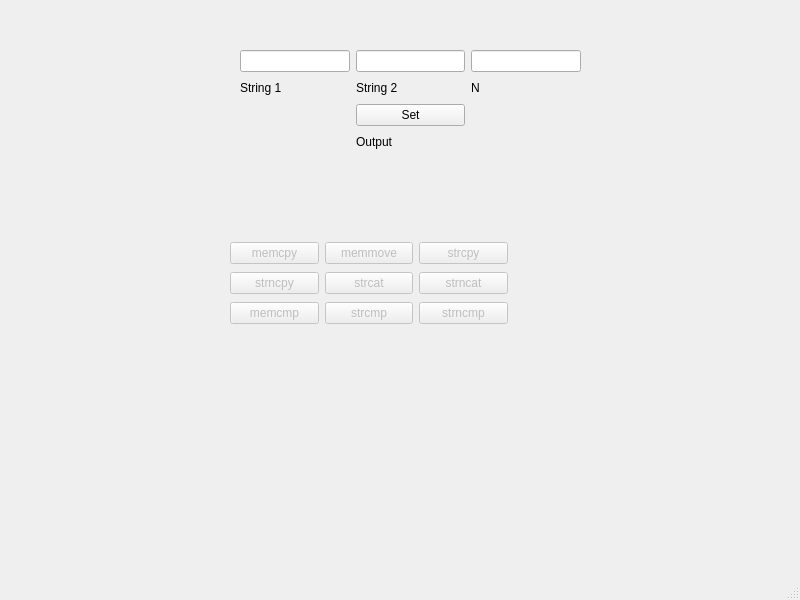
<?xml version="1.0" encoding="UTF-8"?>
<ui version="4.0">
 <class>MainWindow</class>
 <widget class="QMainWindow" name="MainWindow">
  <property name="geometry">
   <rect>
    <x>0</x>
    <y>0</y>
    <width>800</width>
    <height>600</height>
   </rect>
  </property>
  <property name="windowTitle">
   <string>MainWindow</string>
  </property>
  <widget class="QWidget" name="centralwidget">
   <widget class="QWidget" name="gridLayoutWidget">
    <property name="geometry">
     <rect>
      <x>240</x>
      <y>50</y>
      <width>341</width>
      <height>127</height>
     </rect>
    </property>
    <layout class="QGridLayout" name="gridLayout">
     <item row="1" column="2">
      <widget class="QLabel" name="label_3">
       <property name="text">
        <string>N</string>
       </property>
      </widget>
     </item>
     <item row="0" column="0">
      <widget class="QLineEdit" name="input1"/>
     </item>
     <item row="0" column="1">
      <widget class="QLineEdit" name="input2"/>
     </item>
     <item row="0" column="2">
      <widget class="QLineEdit" name="input3">
       <property name="text">
        <string/>
       </property>
      </widget>
     </item>
     <item row="2" column="1">
      <widget class="QPushButton" name="set">
       <property name="text">
        <string>Set</string>
       </property>
      </widget>
     </item>
     <item row="1" column="1">
      <widget class="QLabel" name="label_2">
       <property name="text">
        <string>String 2</string>
       </property>
      </widget>
     </item>
     <item row="3" column="1">
      <widget class="QLabel" name="label_4">
       <property name="text">
        <string>Output</string>
       </property>
      </widget>
     </item>
     <item row="1" column="0">
      <widget class="QLabel" name="label">
       <property name="text">
        <string>String 1</string>
       </property>
      </widget>
     </item>
     <item row="4" column="0">
      <widget class="QLabel" name="output1">
       <property name="text">
        <string/>
       </property>
      </widget>
     </item>
     <item row="4" column="2">
      <widget class="QLabel" name="output2">
       <property name="text">
        <string/>
       </property>
      </widget>
     </item>
     <item row="4" column="1">
      <widget class="QLabel" name="output3">
       <property name="text">
        <string/>
       </property>
      </widget>
     </item>
    </layout>
   </widget>
   <widget class="QWidget" name="gridLayoutWidget_2">
    <property name="geometry">
     <rect>
      <x>230</x>
      <y>240</y>
      <width>278</width>
      <height>89</height>
     </rect>
    </property>
    <layout class="QGridLayout" name="gridLayout_2">
     <item row="0" column="0">
      <widget class="QPushButton" name="memcpy">
       <property name="enabled">
        <bool>false</bool>
       </property>
       <property name="text">
        <string>memcpy</string>
       </property>
      </widget>
     </item>
     <item row="0" column="1">
      <widget class="QPushButton" name="memmove">
       <property name="enabled">
        <bool>false</bool>
       </property>
       <property name="text">
        <string>memmove</string>
       </property>
      </widget>
     </item>
     <item row="1" column="0">
      <widget class="QPushButton" name="strncpy">
       <property name="enabled">
        <bool>false</bool>
       </property>
       <property name="text">
        <string>strncpy</string>
       </property>
      </widget>
     </item>
     <item row="1" column="1">
      <widget class="QPushButton" name="strcat">
       <property name="enabled">
        <bool>false</bool>
       </property>
       <property name="text">
        <string>strcat</string>
       </property>
      </widget>
     </item>
     <item row="1" column="2">
      <widget class="QPushButton" name="strncat">
       <property name="enabled">
        <bool>false</bool>
       </property>
       <property name="text">
        <string>strncat</string>
       </property>
      </widget>
     </item>
     <item row="0" column="2">
      <widget class="QPushButton" name="strcpy">
       <property name="enabled">
        <bool>false</bool>
       </property>
       <property name="text">
        <string>strcpy</string>
       </property>
      </widget>
     </item>
     <item row="2" column="0">
      <widget class="QPushButton" name="memcmp">
       <property name="enabled">
        <bool>false</bool>
       </property>
       <property name="text">
        <string>memcmp</string>
       </property>
      </widget>
     </item>
     <item row="2" column="1">
      <widget class="QPushButton" name="strcmp">
       <property name="enabled">
        <bool>false</bool>
       </property>
       <property name="text">
        <string>strcmp</string>
       </property>
      </widget>
     </item>
     <item row="2" column="2">
      <widget class="QPushButton" name="strncmp">
       <property name="enabled">
        <bool>false</bool>
       </property>
       <property name="text">
        <string>strncmp</string>
       </property>
      </widget>
     </item>
    </layout>
   </widget>
  </widget>
  <widget class="QMenuBar" name="menubar">
   <property name="geometry">
    <rect>
     <x>0</x>
     <y>0</y>
     <width>800</width>
     <height>22</height>
    </rect>
   </property>
  </widget>
  <widget class="QStatusBar" name="statusbar"/>
 </widget>
 <resources/>
 <connections/>
</ui>
